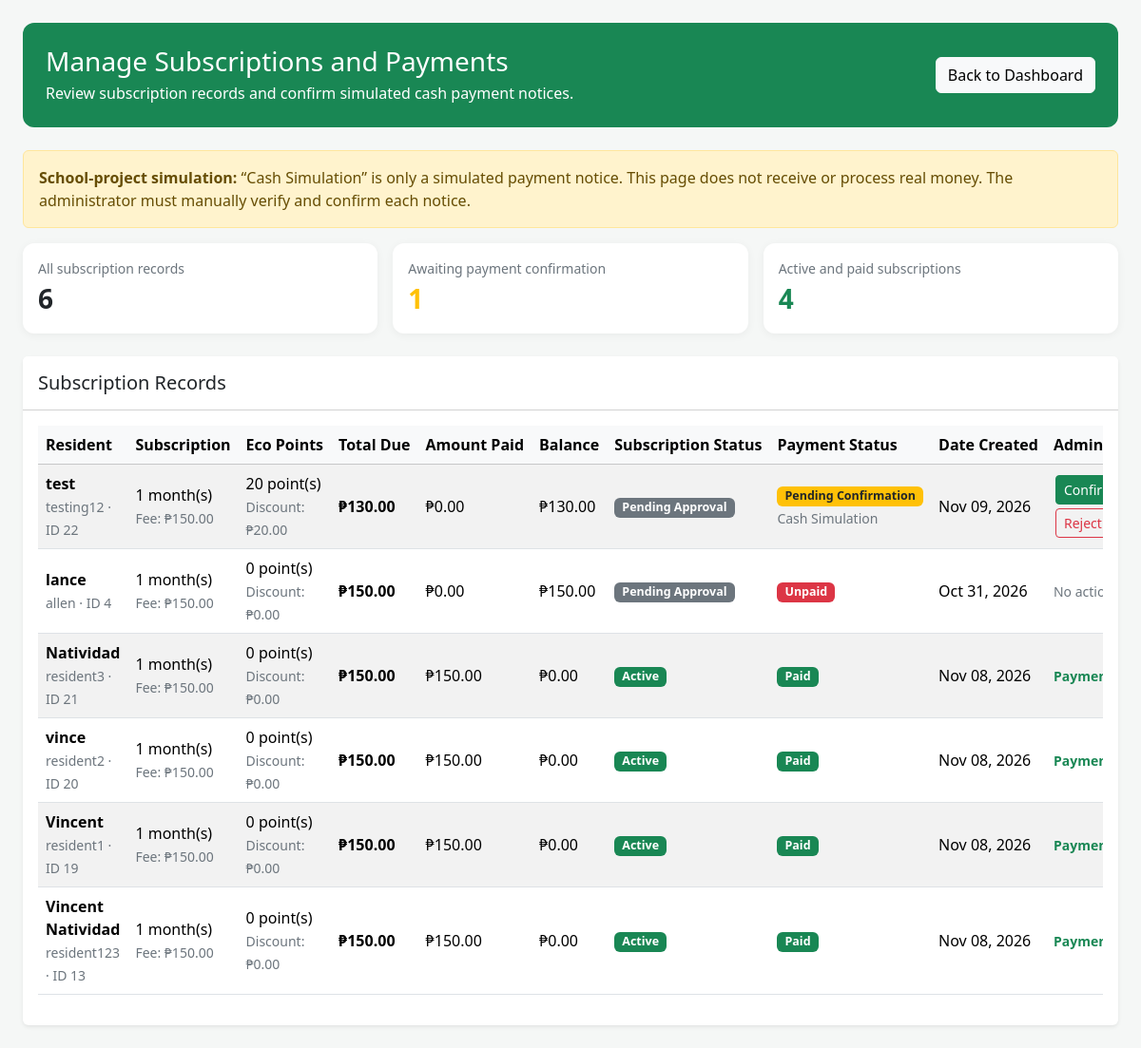
Screenshot of /wastesystem/admin/subscriptions/index.php (signed in) with the database file from the repository.
### tables this page shows
CREATE TABLE `subscriptions` (
  `id` int(11) NOT NULL,
  `user_id` int(11) NOT NULL,
  `service_fee` decimal(10,2) NOT NULL DEFAULT 150.00,
  `months` int(11) NOT NULL DEFAULT 1,
  `original_amount` decimal(10,2) NOT NULL DEFAULT 150.00,
  `points_redeemed` int(11) NOT NULL DEFAULT 0,
  `discount_amount` decimal(10,2) NOT NULL DEFAULT 0.00,
  `total_amount` decimal(10,2) NOT NULL DEFAULT 150.00,
  `amount_paid` decimal(10,2) NOT NULL DEFAULT 0.00,
  `balance_due` decimal(10,2) NOT NULL DEFAULT 150.00,
  `subscription_status` varchar(50) NOT NULL DEFAULT 'Pending Approval',
  `payment_status` varchar(50) NOT NULL DEFAULT 'Unpaid',
  `created_at` timestamp NOT NULL DEFAULT current_timestamp()
);

CREATE TABLE `users` (
  `id` int(11) NOT NULL,
  `fullname` varchar(255) NOT NULL,
  `users` varchar(255) NOT NULL,
  `password` varchar(255) NOT NULL,
  `role` varchar(11) NOT NULL
);

### wastesystem/admin/subscriptions/index.php (the view, shortened to what this page needs)
<?php
require_once __DIR__ . '/../../config/database.php';
mysqli_set_charset($conn, 'utf8mb4');
function e($value): string
{
    return htmlspecialchars((string)($value ?? ''), ENT_QUOTES, 'UTF-8');
}
function peso($amount): string
{
    return '₱' . number_format((float)$amount, 2);
}
$list_sql = "
    SELECT
        s.id,
        s.user_id,
        u.fullname,
        u.users AS username,
        s.service_fee,
        s.months,
        s.original_amount,
        s.points_redeemed,
        s.discount_amount,
        s.total_amount,
        s.amount_paid,
        s.balance_due,
        s.subscription_status,
        s.payment_status,
        s.created_at
    FROM subscriptions AS s
    INNER JOIN users AS u ON u.id = s.user_id
    ORDER BY
        CASE
            WHEN s.payment_status = 'Pending Confirmation' THEN 0
            WHEN s.subscription_status = 'Pending Approval' THEN 1
            ELSE 2
        END,
        s.created_at DESC
";
$result = $conn->query($list_sql);
$total_records = $result->num_rows;
$pending_confirmations = 0;
$active_subscriptions = 0;
$rows = [];
while ($row = $result->fetch_assoc()) {
    $rows[] = $row;
    if ($row['payment_status'] === 'Pending Confirmation') {
        $pending_confirmations++;
    }
    if (
        $row['subscription_status'] === 'Active' &&
        $row['payment_status'] === 'Paid' &&
        (float)$row['balance_due'] <= 0
    ) {
        $active_subscriptions++;
    }
}
?>
<!DOCTYPE html>
<html lang="en">
<head>
    <link href="https://cdn.jsdelivr.net/npm/bootstrap@5.3.3/dist/css/bootstrap.min.css" rel="stylesheet">
</head>
<body>
<div class="container-fluid py-4 px-3 px-lg-4">
    <div class="page-header p-4 mb-4">
        <div class="d-flex flex-wrap justify-content-between align-items-center gap-3">
            <div>
                <h1 class="h3 mb-1">Manage Subscriptions and Payments</h1>
                <p class="mb-0">Review subscription records and confirm simulated cash payment notices.</p>
            </div>
            <a href="../dashboard.php" class="btn btn-light">Back to Dashboard</a>
        </div>
    </div>
    <div class="alert alert-warning">
        <strong>School-project simulation:</strong> “Cash Simulation” is only a simulated payment notice.
        This page does not receive or process real money. The administrator must manually verify and confirm each notice.
    </div>
    <div class="row g-3 mb-4">
        <div class="col-sm-6 col-xl-4">
            <div class="card summary-card">
                <div class="card-body">
                    <div class="text-secondary small">All subscription records</div>
                    <div class="fs-3 fw-bold"><?= number_format($total_records) ?></div>
                </div>
            </div>
        </div>
        <div class="col-sm-6 col-xl-4">
            <div class="card summary-card">
                <div class="card-body">
                    <div class="text-secondary small">Awaiting payment confirmation</div>
                    <div class="fs-3 fw-bold text-warning"><?= number_format($pending_confirmations) ?></div>
                </div>
            </div>
        </div>
        <div class="col-sm-6 col-xl-4">
            <div class="card summary-card">
                <div class="card-body">
                    <div class="text-secondary small">Active and paid subscriptions</div>
                    <div class="fs-3 fw-bold text-success"><?= number_format($active_subscriptions) ?></div>
                </div>
            </div>
        </div>
    </div>
    <div class="card border-0 shadow-sm">
        <div class="card-header bg-white py-3">
            <h2 class="h5 mb-0">Subscription Records</h2>
        </div>
        <div class="card-body">
            <?php if (count($rows) === 0): ?>
                <div class="text-center text-secondary py-5">No subscription records found.</div>
            <?php else: ?>
                <div class="table-responsive">
                    <table class="table table-hover table-striped align-middle">
                        <thead class="table-light">
                        <tr>
                            <th>Resident</th>
                            <th>Subscription</th>
                            <th>Eco Points</th>
                            <th>Total Due</th>
                            <th>Amount Paid</th>
                            <th>Balance</th>
                            <th>Subscription Status</th>
                            <th>Payment Status</th>
                            <th>Date Created</th>
                            <th style="min-width: 190px;">Administrator Action</th>
                        </tr>
                        </thead>
                        <tbody>
                        <?php foreach ($rows as $row): ?>
                            <?php
                                $payment_status = $row['payment_status'];
                                $subscription_status = $row['subscription_status'];
                                $payment_badge = 'bg-secondary';
                                if ($payment_status === 'Paid') {
                                    $payment_badge = 'bg-success';
                                } elseif ($payment_status === 'Pending Confirmation') {
                                    $payment_badge = 'bg-warning text-dark';
                                } elseif ($payment_status === 'Unpaid') {
                                    $payment_badge = 'bg-danger';
                                }
                                $subscription_badge = $subscription_status === 'Active'
                                    ? 'bg-success'
                                    : 'bg-secondary';
                            ?>
                            <tr>
                                <td>
                                    <div class="fw-semibold"><?= e($row['fullname']) ?></div>
                                    <small class="text-secondary">
                                        <?= e($row['username']) ?> · ID <?= (int)$row['user_id'] ?>
                                    </small>
                                </td>
                                <td>
                                    <?= (int)$row['months'] ?> month(s)<br>
                                    <small class="text-secondary">Fee: <?= peso($row['service_fee']) ?></small>
                                </td>
                                <td>
                                    <?= number_format((int)$row['points_redeemed']) ?> point(s)<br>
                                    <small class="text-secondary">Discount: <?= peso($row['discount_amount']) ?></small>
                                </td>
                                <td class="fw-semibold"><?= peso($row['total_amount']) ?></td>
                                <td><?= peso($row['amount_paid']) ?></td>
                                <td><?= peso($row['balance_due']) ?></td>
                                <td>
                                    <span class="badge status-badge <?= $subscription_badge ?>">
                                        <?= e($subscription_status) ?>
                                    </span>
                                </td>
                                <td>
                                    <span class="badge status-badge <?= $payment_badge ?>">
                                        <?= e($payment_status) ?>
                                    </span>
                                    <?php if ($payment_status === 'Pending Confirmation'): ?>
                                        <div><small class="text-secondary">Cash Simulation</small></div>
                                    <?php endif; ?>
                                </td>
                                <td><?= e(date('M d, Y', strtotime($row['created_at']))) ?></td>
                                <td>
                                    <?php if (
                                        $payment_status === 'Pending Confirmation' &&
                                        $subscription_status === 'Pending Approval'
                                    ): ?>
                                        <form method="POST" class="action-form"
                                              onsubmit="return confirm('Confirm this simulated cash payment and activate the subscription?');">
                                            <button type="submit" class="btn btn-sm btn-success">Confirm Payment</button>
                                        </form>
                                        <form method="POST" class="action-form"
                                              onsubmit="return confirm('Reject this payment notice? Its payment status will return to Unpaid.');">
                                            <button type="submit" class="btn btn-sm btn-outline-danger">Reject</button>
                                        </form>
                                    <?php elseif ($subscription_status === 'Active' && $payment_status === 'Paid'): ?>
                                        <span class="text-success small fw-semibold">Payment confirmed</span>
                                    <?php else: ?>
                                        <span class="text-secondary small">No action available</span>
                                    <?php endif; ?>
                                </td>
                            </tr>
                        <?php endforeach; ?>
                        </tbody>
                    </table>
                </div>
            <?php endif; ?>
        </div>
    </div>
</div>
</body>
</html>

### wastesystem/admin/subscriptions/index.php (style rules this page uses)
body { background: #f5f7f6; }
.page-header { background: #198754; color: #fff; border-radius: 12px; }
.summary-card { border: 0; border-radius: 12px; box-shadow: 0 2px 10px rgba(0,0,0,.05); }
.table thead th { white-space: nowrap; }
.table td { vertical-align: middle; }
.status-badge { font-size: .78rem; }
.action-form { display: inline-block; margin: 2px; }

### rows the page displays
subscriptions: user.fullname "test", user.users "testing12", user "22", months "1", service_fee "₱150.00", points_redeemed "20", discount_amount "₱20.00", total_amount "₱130.00", amount_paid "₱0.00", balance_due "₱130.00", subscription_status "Pending Approval", payment_status "Pending Confirmation", shows "Cash Simulation", created_at "Nov 09, 2026"
subscriptions: user.fullname "lance", user.users "allen", user "4", months "1", service_fee "₱150.00", points_redeemed "0", discount_amount "₱0.00", total_amount "₱150.00", amount_paid "₱0.00", balance_due "₱150.00", subscription_status "Pending Approval", payment_status "Unpaid", created_at "Oct 31, 2026", shows "No…"
subscriptions: user.fullname "Natividad", user.users "resident3", user "21", months "1", service_fee "₱150.00", points_redeemed "0", discount_amount "₱0.00", total_amount "₱150.00", amount_paid "₱150.00", balance_due "₱0.00", subscription_status "Active", payment_status "Paid", created_at "Nov 08, 2026", shows "Payment confirmed"
subscriptions: user.fullname "vince", user.users "resident2", user "20", months "1", service_fee "₱150.00", points_redeemed "0", discount_amount "₱0.00", total_amount "₱150.00", amount_paid "₱150.00", balance_due "₱0.00", subscription_status "Active", payment_status "Paid", created_at "Nov 08, 2026", shows "Payment confirmed"
subscriptions: user.fullname "Vincent", user.users "resident1", user "19", months "1", service_fee "₱150.00", points_redeemed "0", discount_amount "₱0.00", total_amount "₱150.00", amount_paid "₱150.00", balance_due "₱0.00", subscription_status "Active", payment_status "Paid", created_at "Nov 08, 2026", shows "Payment confirmed"
subscriptions: user.fullname "Vincent Natividad", user.users "resident123", user "13", months "1", service_fee "₱150.00", points_redeemed "0", discount_amount "₱0.00", total_amount "₱150.00", amount_paid "₱150.00", balance_due "₱0.00", subscription_status "Active", payment_status "Paid", created_at "Nov 08, 2026", shows "Payment confirmed"

### other values shown
$total_records "6"
$pending_confirmations "1"
$active_subscriptions "4"
